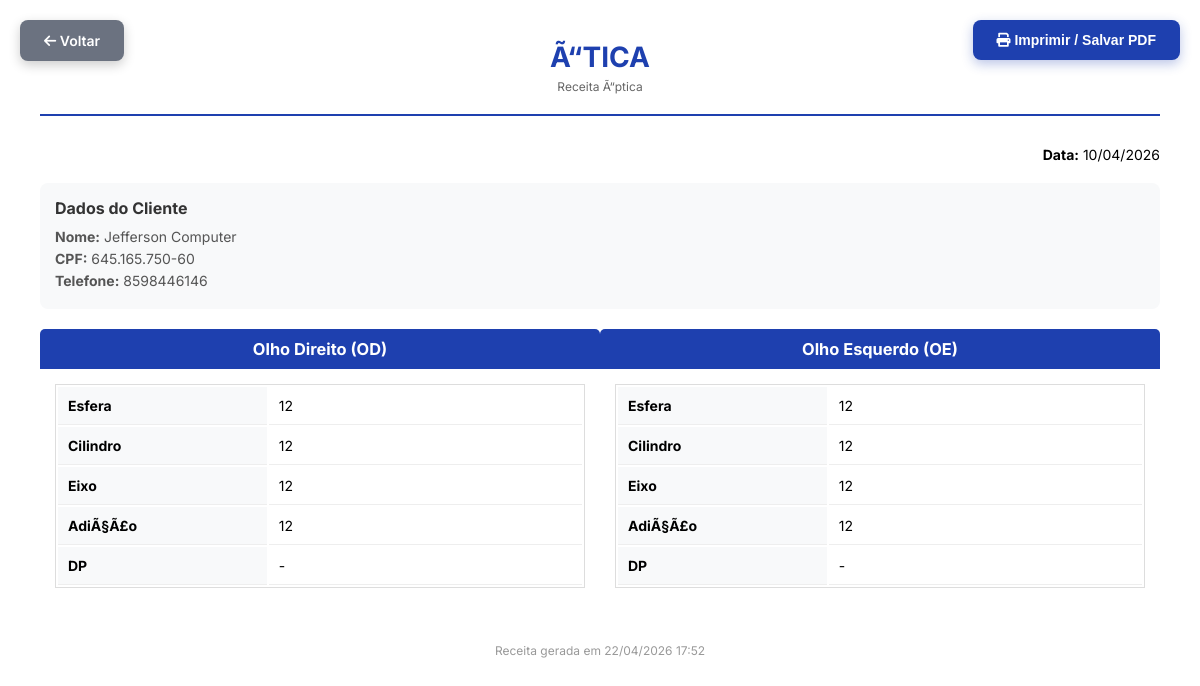
Screenshot of /views/receitas/imprimir.php?id=1 (signed in) with the database file from the repository.
### tables this page shows
CREATE TABLE `receitas` (
  `id` bigint(20) UNSIGNED NOT NULL,
  `cliente_id` int(11) DEFAULT NULL,
  `esfera_od` varchar(10) DEFAULT NULL,
  `cilindro_od` varchar(10) DEFAULT NULL,
  `eixo_od` varchar(10) DEFAULT NULL,
  `adicao_od` varchar(10) DEFAULT NULL,
  `esfera_oe` varchar(10) DEFAULT NULL,
  `cilindro_oe` varchar(10) DEFAULT NULL,
  `eixo_oe` varchar(10) DEFAULT NULL,
  `adicao_oe` varchar(10) DEFAULT NULL,
  `obs` text DEFAULT NULL,
  `data_receita` date DEFAULT NULL,
  `validade` date DEFAULT NULL
);

CREATE TABLE `clientes` (
  `id` bigint(20) UNSIGNED NOT NULL,
  `nome` varchar(100) NOT NULL,
  `telefone` varchar(20) DEFAULT NULL,
  `cpf` varchar(14) DEFAULT NULL,
  `email` varchar(100) DEFAULT NULL,
  `data_nascimento` date DEFAULT NULL,
  `criado_em` timestamp NOT NULL DEFAULT current_timestamp(),
  `endereco` text DEFAULT NULL,
  `bairro` text DEFAULT NULL,
  `numero` int(11) DEFAULT NULL
);

### views/receitas/imprimir.php (the view, shortened to what this page needs)
<?php
$receitaId = (int)$_GET['id'];
$db = Database::getInstance()->getConnection();
$stmt = $db->prepare("SELECT r.*, c.nome as cliente_nome, c.cpf as cliente_cpf, c.telefone as cliente_telefone
                      FROM receitas r
                      LEFT JOIN clientes c ON r.cliente_id = c.id
                      WHERE r.id = ?");
$stmt->execute([$receitaId]);
$receita = $stmt->fetch();
?>
<!DOCTYPE html>
<html>
<head>
    <link rel="stylesheet" href="https://cdnjs.cloudflare.com/ajax/libs/font-awesome/6.0.0/css/all.min.css">
</head>
<body>
    <a href="index.php" class="btn-back no-print">
        <i class="fas fa-arrow-left"></i> Voltar
    </a>
    <button class="btn-print no-print" onclick="window.print()">
        <i class="fas fa-print"></i> Imprimir / Salvar PDF
    </button>
    <div class="header">
        <h1>Ã“TICA</h1>
        <p>Receita Ã“ptica</p>
    </div>
    <div class="data">
        <strong>Data:</strong> <?php echo $receita['data_receita'] ? date('d/m/Y', strtotime($receita['data_receita'])) : date('d/m/Y'); ?>
    </div>
    <div class="cliente-info">
        <h3>Dados do Cliente</h3>
        <p><strong>Nome:</strong> <?php echo htmlspecialchars($receita['cliente_nome']); ?></p>
        <?php if (!empty($receita['cliente_cpf'])): ?>
        <p><strong>CPF:</strong> <?php echo htmlspecialchars($receita['cliente_cpf']); ?></p>
        <?php endif; ?>
        <?php if (!empty($receita['cliente_telefone'])): ?>
        <p><strong>Telefone:</strong> <?php echo htmlspecialchars($receita['cliente_telefone']); ?></p>
        <?php endif; ?>
    </div>
    <div class="receita-grid">
        <div class="olho">
            <h3>Olho Direito (OD)</h3>
            <table>
                <tr><th>Esfera</th><td><?php echo !empty($receita['esfera_od']) ? $receita['esfera_od'] : '-'; ?></td></tr>
                <tr><th>Cilindro</th><td><?php echo !empty($receita['cilindro_od']) ? $receita['cilindro_od'] : '-'; ?></td></tr>
                <tr><th>Eixo</th><td><?php echo !empty($receita['eixo_od']) ? $receita['eixo_od'] : '-'; ?></td></tr>
                <tr><th>AdiÃ§Ã£o</th><td><?php echo !empty($receita['adicao_od']) ? $receita['adicao_od'] : '-'; ?></td></tr>
                <tr><th>DP</th><td><?php echo !empty($receita['dp_od']) ? $receita['dp_od'] : '-'; ?></td></tr>
            </table>
        </div>
        <div class="olho">
            <h3>Olho Esquerdo (OE)</h3>
            <table>
                <tr><th>Esfera</th><td><?php echo !empty($receita['esfera_oe']) ? $receita['esfera_oe'] : '-'; ?></td></tr>
                <tr><th>Cilindro</th><td><?php echo !empty($receita['cilindro_oe']) ? $receita['cilindro_oe'] : '-'; ?></td></tr>
                <tr><th>Eixo</th><td><?php echo !empty($receita['eixo_oe']) ? $receita['eixo_oe'] : '-'; ?></td></tr>
                <tr><th>AdiÃ§Ã£o</th><td><?php echo !empty($receita['adicao_oe']) ? $receita['adicao_oe'] : '-'; ?></td></tr>
                <tr><th>DP</th><td><?php echo !empty($receita['dp_oe']) ? $receita['dp_oe'] : '-'; ?></td></tr>
            </table>
        </div>
    </div>
    <div class="footer">
        <p>Receita gerada em <?php echo date('d/m/Y H:i'); ?></p>
    </div>
</body>
</html>

### views/receitas/imprimir.php (style rules this page uses)
* { margin: 0; padding: 0; box-sizing: border-box; }
body { font-family: 'Inter', Arial, sans-serif; font-size: 14px; padding: 40px; background: white; }
.header { text-align: center; margin-bottom: 30px; border-bottom: 2px solid #1e40af; padding-bottom: 20px; }
.header h1 { color: #1e40af; font-size: 28px; margin-bottom: 5px; }
.header p { color: #666; font-size: 12px; }
.btn-print { position: fixed; top: 20px; right: 20px; padding: 12px 24px; background: #1e40af; color: white; border: none; border-radius: 8px; cursor: pointer; font-size: 14px; font-weight: 600; box-shadow: 0 4px 12px rgba(30, 64, 175, 0.3); }
.btn-back { position: fixed; top: 20px; left: 20px; padding: 12px 24px; background: #6b7280; color: white; border: none; border-radius: 8px; cursor: pointer; font-size: 14px; font-weight: 600; text-decoration: none; box-shadow: 0 4px 12px rgba(0, 0, 0, 0.2); }
.cliente-info { background: #f8f9fa; padding: 15px; border-radius: 8px; margin-bottom: 20px; }
.cliente-info h3 { color: #333; margin-bottom: 10px; font-size: 16px; }
.cliente-info p { margin: 5px 0; color: #555; }
.receita-grid { display: table; width: 100%; border-collapse: collapse; margin-top: 20px; }
.receita-grid .olho { display: table-cell; width: 50%; padding: 15px; vertical-align: top; }
.receita-grid .olho h3 { background: #1e40af; color: white; padding: 10px; text-align: center; border-radius: 5px 5px 0 0; margin: -15px -15px 15px -15px; }
.receita-grid table { width: 100%; border: 1px solid #ddd; }
.receita-grid th, .receita-grid td { padding: 10px; text-align: left; border-bottom: 1px solid #eee; }
.receita-grid th { background: #f8f9fa; font-weight: bold; width: 40%; }
.footer { margin-top: 40px; text-align: center; color: #999; font-size: 12px; }
.data { text-align: right; margin-bottom: 20px; }

### rows the page displays
receitas: data_receita "10/04/2026", cliente.nome "Jefferson Computer", cliente.cpf "645.165.750-60", cliente.telefone "8598446146", esfera_od "12", cilindro_od "12", eixo_od "12", adicao_od "12", esfera_oe "12", cilindro_oe "12", eixo_oe "12", adicao_oe "12"
